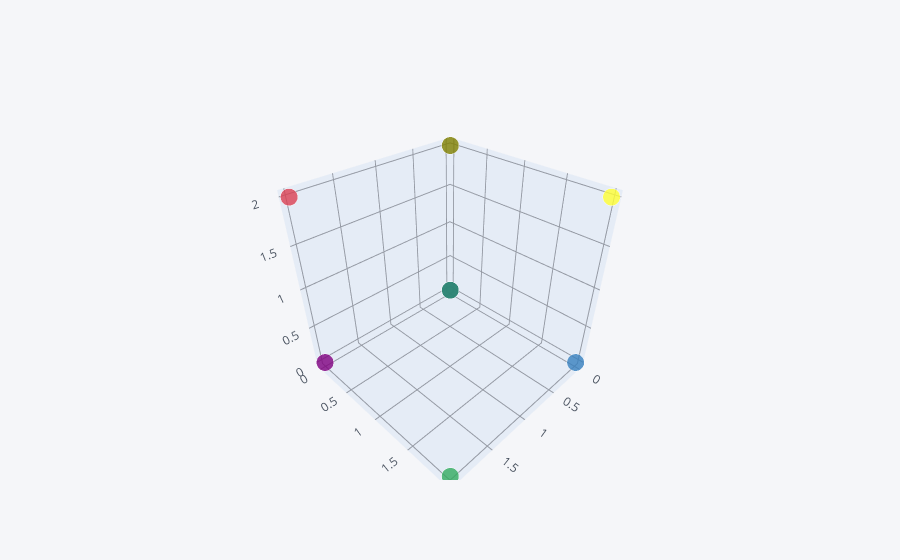

The code cell stored with this chart in its notebook:
### Markdown cell above
<div class = "alert alert-success">
    Nachfolgend wollen wir den Quader in einer 3D-Ansicht visualisieren. Dazu nutzen wir die Methode <code>iplot</code>, die wir auf dem DataFrame df_vis aufrufen. Hier müssen wir zunächst mitteilen, welche Spalte die x-, die y- und die z-Koordinaten enthält und außerdem, welche Art von Visualisierung wir erstellen wollen (hier ein 3D-Scatter-Plot. Über den Mode können wir zudem festlegen, ob die Punkte lediglich als Punkte (<code>markers</code>) oder der Reihenfolge im DataFrame folgend verbunden mit Linien (<code>markers+lines</code>) angezeigt werden sollen. </code>

### Code cell
#Visualisierung des Quaders
df_vis.iplot(x='x', y='y', z='z', kind='scatter3d', mode='markers')

### Figure 1 — Plotly figure (JSON) as saved in the notebook; plotly's stock layout.template omitted (floating-point values rounded to 4 significant figures)
{"data": [{"marker": {"color": ["rgba(255, 153, 51, 1.0)", "rgba(55, 128, 191, 1.0)", "rgba(50, 171, 96, 1.0)", "rgba(128, 0, 128, 1.0)", "rgba(219, 64, 82, 1.0)", "rgba(0, 128, 128, 1.0)", "rgba(255, 255, 51, 1.0)", "rgba(128, 128, 0, 1.0)"], "opacity": 0.8, "size": [12, 12, 12, 12, 12, 12, 12, 12], "symbol": "circle"}, "mode": "markers", "text": ["0", "1", "2", "3", "4", "5", "6", "7"], "type": "scatter3d", "x": [0, 0, 2, 2, 2, 2, 0, 0], "y": [0, 2, 2, 0, 0, 2, 2, 0], "z": [0, 0, 0, 0, 2, 2, 2, 2]}], "layout": {"legend": {"bgcolor": "#F5F6F9", "font": {"color": "#4D5663"}}, "paper_bgcolor": "#F5F6F9", "plot_bgcolor": "#F5F6F9", "scene": {"xaxis": {"gridcolor": "#9499A3", "showgrid": true, "tickfont": {"color": "#4D5663"}, "title": {"font": {"color": "#4D5663"}, "text": ""}, "zerolinecolor": "#9499A3"}, "yaxis": {"gridcolor": "#9499A3", "showgrid": true, "tickfont": {"color": "#4D5663"}, "title": {"font": {"color": "#4D5663"}, "text": ""}, "zerolinecolor": "#9499A3"}, "zaxis": {"gridcolor": "#9499A3", "showgrid": true, "tickfont": {"color": "#4D5663"}, "title": {"font": {"color": "#4D5663"}, "text": ""}, "zerolinecolor": "#9499A3"}}, "title": {"font": {"color": "#4D5663"}}}}
